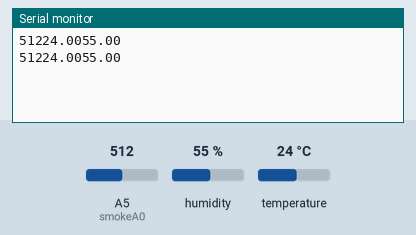
The sketch below on a simulated Arduino Uno, built with avr-gcc and run on an emulated ATmega328P. On the bench: the last lines printed to the serial monitor. The inputs (shaded band) are chosen by the test bench; at power-on: humidity 55 %, A5 (smokeA0) = 512, temperature 24 °C.

Above: at 4.8 s.
4.9 s: humidity set to 22 %
At 6.7 s:
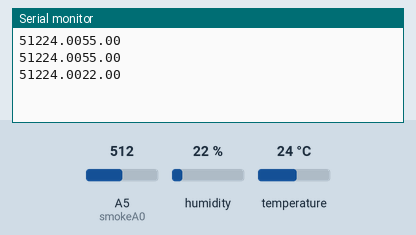
7.9 s: A5 (smokeA0) set to 716
At 9.2 s:
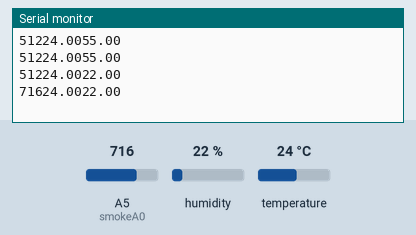
10.9 s: temperature set to 12 °C
At 12.8 s:
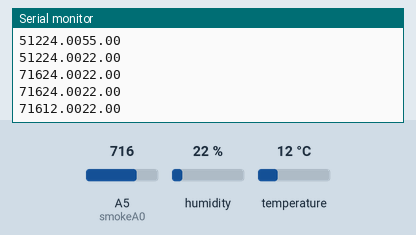
13.9 s: A5 (smokeA0) set to 900
At 15.2 s:
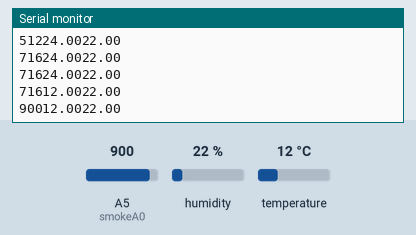
16.9 s: humidity set to 40 %
At 18.9 s:
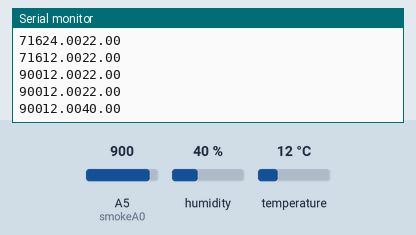
Timing chart, 0 to 20.4 s (numbered marks = the images above; inputs shaded):
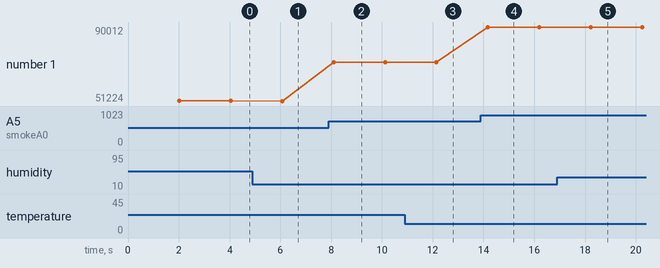

Measured:
- after the input at 4.9 s, the serial monitor: prints a new line after 1.2 s (image 1)
- after the input at 7.9 s, the serial monitor: prints a new line after 0.20 s (image 2)
- after the input at 10.9 s, the serial monitor: prints a new line after 1.2 s (image 3)
- after the input at 13.9 s, the serial monitor: prints a new line after 0.27 s (image 4)
- after the input at 16.9 s, the serial monitor: prints a new line after 1.3 s (image 5)
- plotted number 1: 51224.01 → 51224 after the input at 4.9 s, 51224 → 71624 after the input at 7.9 s, 71624 → 71612 after the input at 10.9 s, 71612 → 90012 after the input at 13.9 s, 90012 → 90012 after the input at 16.9 s

The sketch:

arduino_sensors.cpp.ino
```cpp
#include "DHT.h"
#define DHTPIN 2     // Digital pin connected to the DHT sensor
#define DHTTYPE DHT11   // DHT 11
DHT dht(DHTPIN, DHTTYPE);
int smokeA0 = A5;
void setup() {
  Serial.begin(9600);
  dht.begin();
}

void loop() {
  // Wait a few seconds between measurements.
  delay(2000);
  int analogSensor = analogRead(smokeA0);


  // Reading temperature or humidity takes about 250 milliseconds!
  // Sensor readings may also be up to 2 seconds 'old' (its a very slow sensor)
  float h = dht.readHumidity();
  // Read temperature as Celsius (the default)
  float t = dht.readTemperature();
  // Read temperature as Fahrenheit (isFahrenheit = true)
  float f = dht.readTemperature(true);

  // Check if any reads failed and exit early (to try again).
  if (isnan(h) || isnan(t) || isnan(f)) {
    Serial.println(F("Failed to read from DHT sensor!"));
    return;
  }

  // Compute heat index in Fahrenheit (the default)
  float hif = dht.computeHeatIndex(f, h);
  // Compute heat index in Celsius (isFahreheit = false)
  float hic = dht.computeHeatIndex(t, h, false);
  Serial.print(analogSensor);
  Serial.print(t);
  Serial.print(h);
  Serial.print("\n");
}
```
